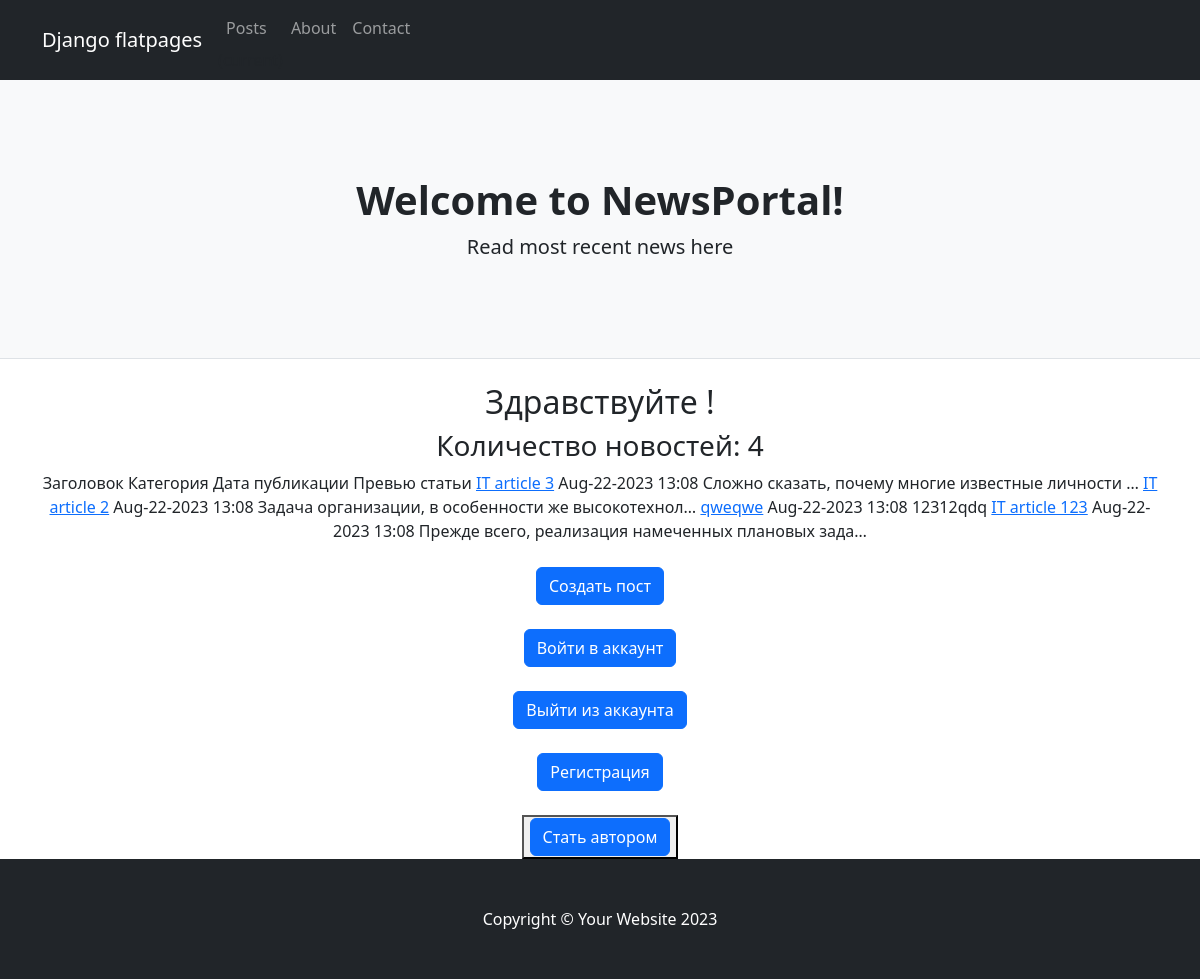
The app's page /posts/, older data.
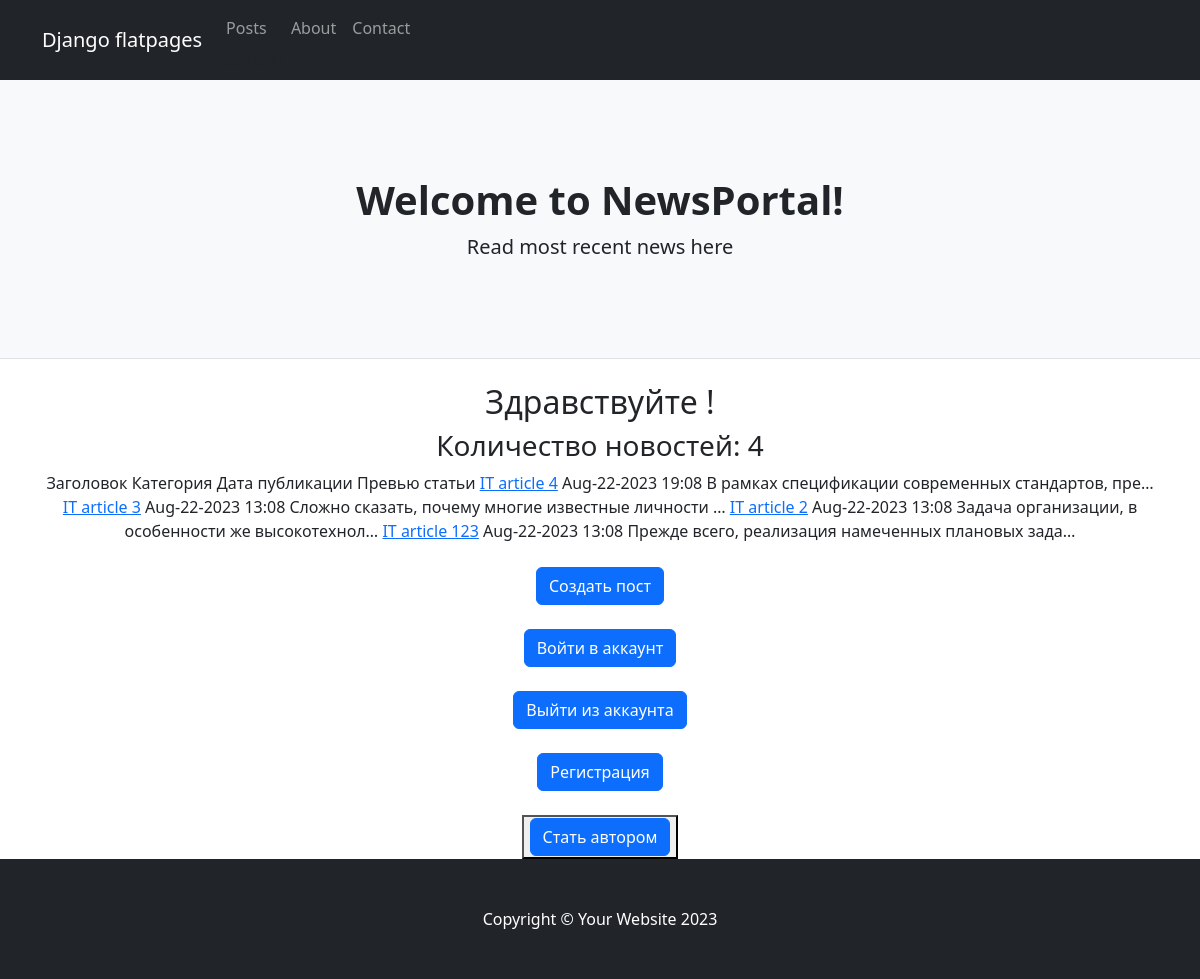
The same page, newer data.
### news/models.py (models this page shows, shortened)
class Post(models.Model):
    author = models.ForeignKey(Author, on_delete=models.CASCADE)
    NEWS = "NW"
    ARTICLE = "AR"
    POST_TYPE = (
        (NEWS, "Новость"),
        (ARTICLE, "Статья"),
    )
    type = models.CharField(max_length=2, choices=POST_TYPE, default=ARTICLE)
    dateCreation = models.DateTimeField(auto_now_add=True)
    category = models.ManyToManyField(Category)
    title = models.CharField(max_length=128)
    text = models.TextField()
    rating = models.SmallIntegerField(default=0)

### news/views.py (the view, shortened to what this page needs)
# urls.py: path("", PostList.as_view(), name="list"),
class PostList(ListView):
    model = Post
    template_name = "postlist.html"
    context_object_name = "posts"
    ordering = ["-dateCreation"]
    paginate_by = 4
    form_class = NewsForm
    def get_context_data(self, **kwargs):
        context = super().get_context_data(**kwargs)
        context["filter"] = NewsFilter(self.request.GET, queryset=self.get_queryset())
        context["form"] = self.form_class()
        context["is_not_authors"] = not self.request.user.groups.filter(
            name="authors"
        ).exists()
        return context

### news/templatetags/custom_filters.py (called while the page is built)
@register.filter(name="censor")
def censor(value):
    if value in censor_list:
        return "***"
    return value

### news/templates/postlist.html (shortened to what this page needs)
{% extends 'flatpages/default.html' %}
{% load custom_filters %}.
{% block content %}
<h2>Здравствуйте {{request.user.username}}!</h2>
<h3>Количество новостей: {{ posts|length }}</h3>
<tr>
    <td>
        Заголовок
    </td>
    <td>
        Категория
    </td>
    <td>
        Дата публикации
    </td>
    <td>
        Превью статьи
    </td>
</tr>
{% for post in posts %}
<tr>
    <td>
        <a href="{% url 'news:post' post.id %}">{{ post.title }}</a>
    </td>
    <td>
        {{ post.dateCreation|date:'M-d-Y H:m'}}
    </td>
    <td>
        {{ post.text|truncatechars:50|censor }}
    </td>
</tr>
{% endfor %}
<br><br>
<a class="btn btn-primary" href="{% url 'news:create' %}">
    Создать пост
</a>
<br><br>
<a class="btn btn-primary" href="{% url 'login' %}">
    Войти в аккаунт
</a>
<br><br>
<a class="btn btn-primary" href="{% url 'logout' %}">
    Выйти из аккаунта
</a>
<br><br>
<a class="btn btn-primary" href="{% url 'signup' %}">
    Регистрация
</a>
<br><br>
{% if is_not_authors %}
<button><a class="btn btn-primary" href="{% url 'news:be_author' %}">Стать автором</a></button>
{% else %}
<h3>Вы уже являетесь автором</h3>
{% endif %}
{% endblock content %}

### templates/flatpages/default.html (shortened to what this page needs)
<!DOCTYPE html>
{% load static %}
<html lang="en">
    <head>
        <link href="{% static 'css/styles.css' %}" rel="stylesheet" />
    </head>
    <body>
       <nav class="navbar navbar-expand-lg navbar-dark bg-dark static-top">
   <div class="container">
       <a class="navbar-brand" href="#">Django flatpages</a>
       <div class="collapse navbar-collapse" id="navbarResponsive">
           <ul class="navbar-nav ml-auto">
               <li class="nav-item active">
                   <a class="nav-link" href="/posts/">Posts</a>
                       <span class="sr-only">(current)</span>
               </li>
               <li class="nav-item">
                   <a class="nav-link" href="/about/">About</a>
               </li>
               <li class="nav-item">
                   <a class="nav-link" href="/contacts/">Contact</a>
               </li>
           </ul>
       </div>
   </div>
</nav>
        <header class="py-5 bg-light border-bottom mb-4">
            <div class="container">
                <div class="text-center my-5">
                    <h1 class="fw-bolder">Welcome to NewsPortal!</h1>
                    <p class="lead mb-0">Read most recent news here</p>
                </div>
            </div>
        </header>
        <div class="container">
           <div class="row">
               <div class="col-lg-12 text-center">
                    {% block content %}{% endblock content %}
               </div>
          </div>
        </div>
        <footer class="py-5 bg-dark">
            <div class="container"><p class="m-0 text-center text-white">Copyright &copy; Your Website 2023</p></div>
        </footer>
    </body>
</html>

Row changes from the older to the newer data that the page shows:
removed Post: title "qweqwe", dateCreation "Aug-22-2023 13:08", text|censor "12312qdq"
added Post: title "IT article 4", dateCreation "Aug-22-2023 19:08", text|censor "В рамках спецификации современных стандартов, пре…"
